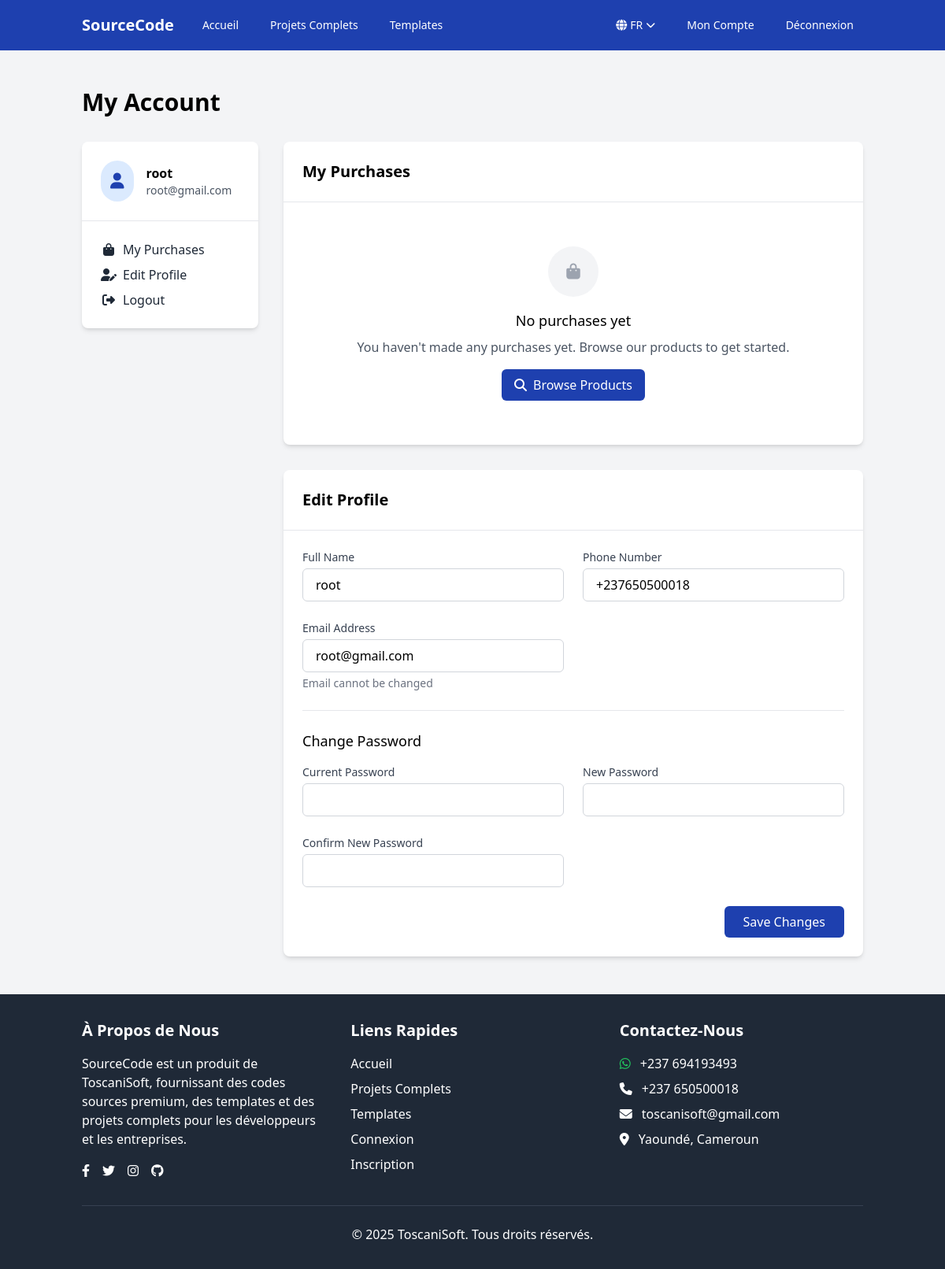
/account (signed in), run on the app's committed database.
### tables this page shows
CREATE TABLE IF NOT EXISTS `users` (
  `id` int(11) NOT NULL AUTO_INCREMENT,
  `username` varchar(50) NOT NULL,
  `email` varchar(100) NOT NULL,
  `password` varchar(255) NOT NULL,
  `full_name` varchar(100) DEFAULT NULL,
  `phone` varchar(20) DEFAULT NULL,
  `created_at` timestamp NULL DEFAULT CURRENT_TIMESTAMP,
  PRIMARY KEY (`id`),
  UNIQUE KEY `username` (`username`),
  UNIQUE KEY `email` (`email`)
);

### includes/functions.php (called while the page is built, shortened)
<?php
function get_user_purchases($user_id) {
    global $conn;
    $user_id = (int)$user_id;
    $query = "SELECT t.*, p.name as product_name, p.slug as product_slug, p.file_path
              FROM transactions t
              JOIN products p ON t.product_id = p.id
              WHERE t.user_id = $user_id
              AND t.status = 'completed'
              ORDER BY t.created_at DESC";
    $result = $conn->query($query);
    $purchases = array();
    return $purchases;
}
?>

### pages/account.php (the view, shortened to what this page needs)
<?php
include 'includes/header.php';
$user_id = $_SESSION['user_id'];
$user_query = "SELECT * FROM users WHERE id = $user_id";
$user_result = $conn->query($user_query);
$user = $user_result->fetch_assoc();
$purchases = get_user_purchases($user_id);
?>
<div class="bg-gray-100 py-12">
    <div class="container mx-auto px-4">
        <h1 class="text-3xl font-bold mb-8">My Account</h1>
        <div class="grid grid-cols-1 md:grid-cols-4 gap-8">
            <div class="md:col-span-1">
                <div class="bg-white rounded-lg shadow-md overflow-hidden">
                    <div class="p-6 border-b border-gray-200">
                        <div class="flex items-center">
                            <div class="bg-blue-100 rounded-full p-3 mr-4">
                                <i class="fas fa-user text-primary text-xl"></i>
                            </div>
                            <div>
                                <h2 class="font-semibold"><?php echo $user['full_name']; ?></h2>
                                <p class="text-gray-600 text-sm"><?php echo $user['email']; ?></p>
                            </div>
                        </div>
                    </div>
                    <div class="p-6">
                        <nav>
                            <ul class="space-y-2">
                                <li>
                                    <a href="#purchases" class="flex items-center text-gray-800 hover:text-primary">
                                        <i class="fas fa-shopping-bag w-5 text-center mr-2"></i>
                                        <span>My Purchases</span>
                                    </a>
                                </li>
                                <li>
                                    <a href="#profile" class="flex items-center text-gray-800 hover:text-primary">
                                        <i class="fas fa-user-edit w-5 text-center mr-2"></i>
                                        <span>Edit Profile</span>
                                    </a>
                                </li>
                                <li>
                                    <a href="/logout" class="flex items-center text-gray-800 hover:text-primary">
                                        <i class="fas fa-sign-out-alt w-5 text-center mr-2"></i>
                                        <span>Logout</span>
                                    </a>
                                </li>
                            </ul>
                        </nav>
                    </div>
                </div>
            </div>
            <div class="md:col-span-3">
                <section id="purchases" class="bg-white rounded-lg shadow-md overflow-hidden mb-8">
                    <div class="p-6 border-b border-gray-200">
                        <h2 class="text-xl font-semibold">My Purchases</h2>
                    </div>
                    <div class="p-6">
                        <?php if (count($purchases) > 0): ?>
                            <div class="space-y-6">
                                <?php foreach ($purchases as $purchase): ?>
                                    <div class="border border-gray-200 rounded-lg p-4 flex flex-col md:flex-row md:items-center md:justify-between">
                                        <div class="flex-grow mb-4 md:mb-0">
                                            <h3 class="font-semibold"><?php echo $purchase['product_name']; ?></h3>
                                            <p class="text-gray-600 text-sm">
                                                Purchased on: <?php echo date('M d, Y', strtotime($purchase['created_at'])); ?>
                                            </p>
                                            <p class="text-gray-600 text-sm">
                                                Transaction ID: <?php echo $purchase['transaction_id']; ?>
                                            </p>
                                        </div>
                                        <div>
                                            <a href="/download?product=<?php echo $purchase['product_id']; ?>" class="bg-primary text-white hover:bg-blue-800 py-2 px-4 rounded-md inline-flex items-center">
                                                <i class="fas fa-download mr-2"></i> Download
                                            </a>
                                        </div>
                                    </div>
                                <?php endforeach; ?>
                            </div>
                        <?php else: ?>
                            <div class="text-center py-8">
                                <div class="w-16 h-16 bg-gray-100 rounded-full flex items-center justify-center mx-auto mb-4">
                                    <i class="fas fa-shopping-bag text-gray-400 text-xl"></i>
                                </div>
                                <h3 class="text-lg font-medium mb-2">No purchases yet</h3>
                                <p class="text-gray-600 mb-4">You haven't made any purchases yet. Browse our products to get started.</p>
                                <a href="/" class="bg-primary text-white hover:bg-blue-800 py-2 px-4 rounded-md inline-flex items-center">
                                    <i class="fas fa-search mr-2"></i> Browse Products
                                </a>
                            </div>
                        <?php endif; ?>
                    </div>
                </section>
                <section id="profile" class="bg-white rounded-lg shadow-md overflow-hidden">
                    <div class="p-6 border-b border-gray-200">
                        <h2 class="text-xl font-semibold">Edit Profile</h2>
                    </div>
                    <div class="p-6">
                        <form method="post" action="/update-profile">
                            <div class="grid grid-cols-1 md:grid-cols-2 gap-6 mb-6">
                                <div>
                                    <label for="full_name" class="block text-sm font-medium text-gray-700 mb-1">Full Name</label>
                                    <input type="text" id="full_name" name="full_name" value="<?php echo $user['full_name']; ?>" class="w-full px-4 py-2 border border-gray-300 rounded-md focus:ring-blue-500 focus:border-blue-500">
                                </div>
                                <div>
                                    <label for="phone" class="block text-sm font-medium text-gray-700 mb-1">Phone Number</label>
                                    <input type="text" id="phone" name="phone" value="<?php echo $user['phone']; ?>" class="w-full px-4 py-2 border border-gray-300 rounded-md focus:ring-blue-500 focus:border-blue-500">
                                </div>
                                <div>
                                    <label for="email" class="block text-sm font-medium text-gray-700 mb-1">Email Address</label>
                                    <input type="email" id="email" name="email" value="<?php echo $user['email']; ?>" class="w-full px-4 py-2 border border-gray-300 rounded-md focus:ring-blue-500 focus:border-blue-500" readonly>
                                    <p class="text-sm text-gray-500 mt-1">Email cannot be changed</p>
                                </div>
                            </div>
                            <div class="border-t border-gray-200 pt-6">
                                <h3 class="text-lg font-medium mb-4">Change Password</h3>
                                <div class="grid grid-cols-1 md:grid-cols-2 gap-6 mb-6">
                                    <div>
                                        <label for="current_password" class="block text-sm font-medium text-gray-700 mb-1">Current Password</label>
                                        <input type="password" id="current_password" name="current_password" class="w-full px-4 py-2 border border-gray-300 rounded-md focus:ring-blue-500 focus:border-blue-500">
                                    </div>
                                    <div>
                                        <label for="new_password" class="block text-sm font-medium text-gray-700 mb-1">New Password</label>
                                        <input type="password" id="new_password" name="new_password" class="w-full px-4 py-2 border border-gray-300 rounded-md focus:ring-blue-500 focus:border-blue-500">
                                    </div>
                                    <div>
                                        <label for="confirm_password" class="block text-sm font-medium text-gray-700 mb-1">Confirm New Password</label>
                                        <input type="password" id="confirm_password" name="confirm_password" class="w-full px-4 py-2 border border-gray-300 rounded-md focus:ring-blue-500 focus:border-blue-500">
                                    </div>
                                </div>
                            </div>
                            <div class="text-right">
                                <button type="submit" class="bg-primary text-white hover:bg-blue-800 py-2 px-6 rounded-md font-medium">
                                    Save Changes
                                </button>
                            </div>
                        </form>
                    </div>
                </section>
            </div>
        </div>
    </div>
</div>
<?php include 'includes/footer.php'; ?>

### includes/header.php (style rules this page uses)
.bg-primary { background-color: #1e40af; }
.text-primary { color: #1e40af; }

### data on the page
users: full_name "root", email "root@gmail.com", phone "+237650500018"
